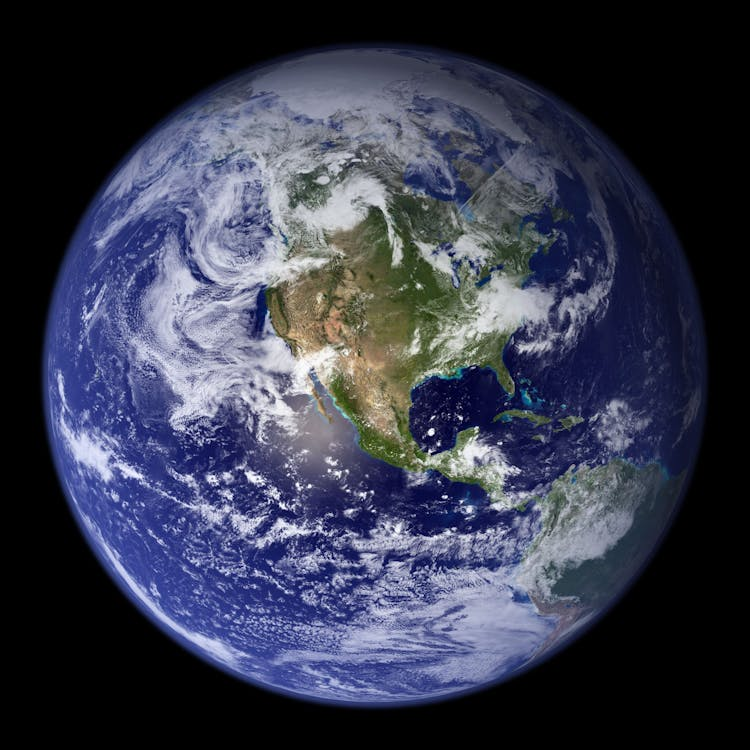
#> input picture img/earth.jpeg, 750 x 750 px
$ python CannyEdgeDetection.py
#> lines starting #> are read from the running program, lines starting #| are printed output that depends on the picture; after the words box and inside, x2 and y2 are one past the last pixel; in counts of white or black regions, pixels touching at a corner belong together
# Canny edge detection

import cv2
import numpy as np

img = cv2.imread('../img/earth.jpeg',cv2.IMREAD_GRAYSCALE)
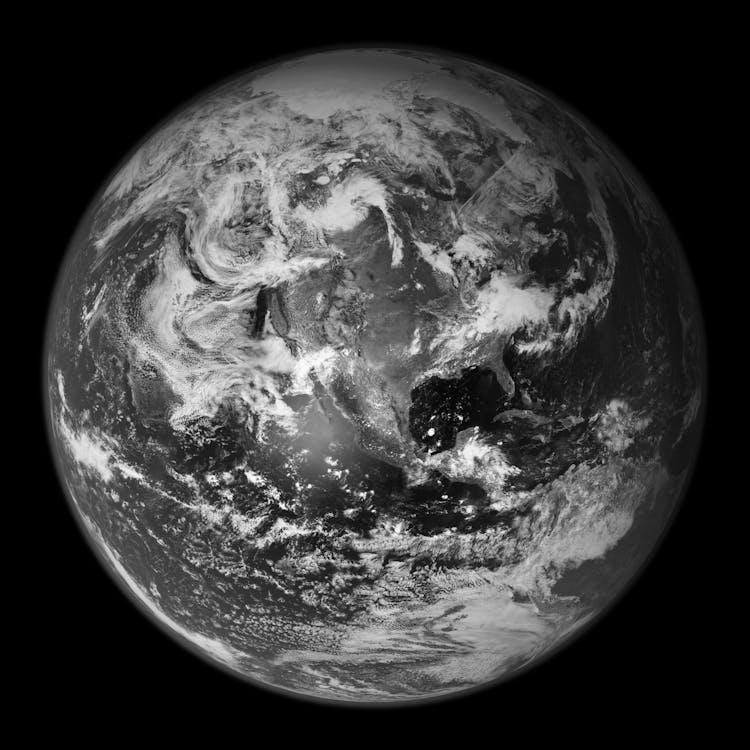
#> img: shape (750, 750); min 0, max 255, mean 59.4

edge = cv2.Canny(img,50,150) #threshold1 -> lower boundary, threshold2 -> upper boundry
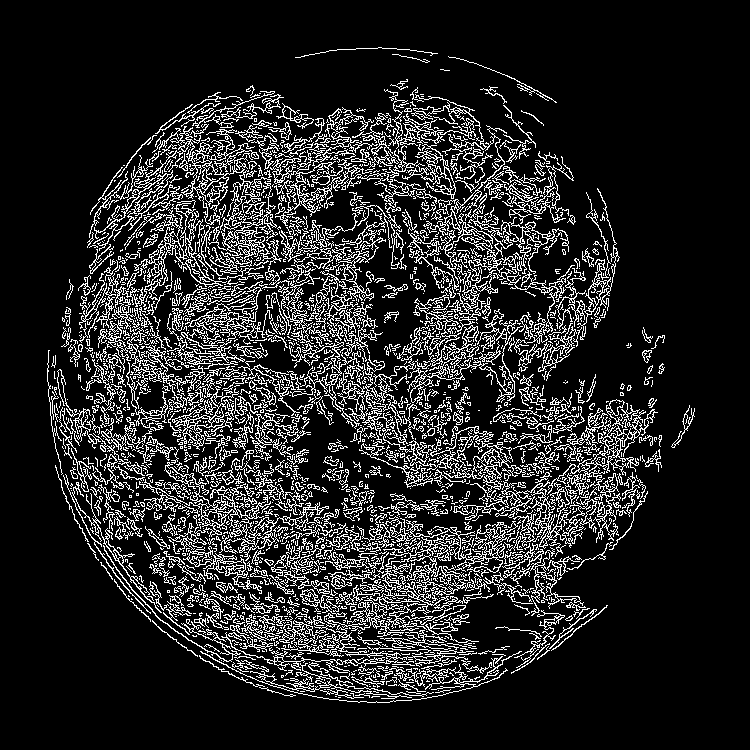
#> edge: shape (750, 750); 14.9% white in thin lines or dots, all inside (x1, y1, x2, y2) = (47, 47, 695, 703)

cv2.imshow('image',img) # original image
cv2.imshow('edge',edge) # converted image
cv2.waitKey(0)
cv2.destroyAllWindows()

$ run again, with img/nature.jpg copied over img/earth.jpeg
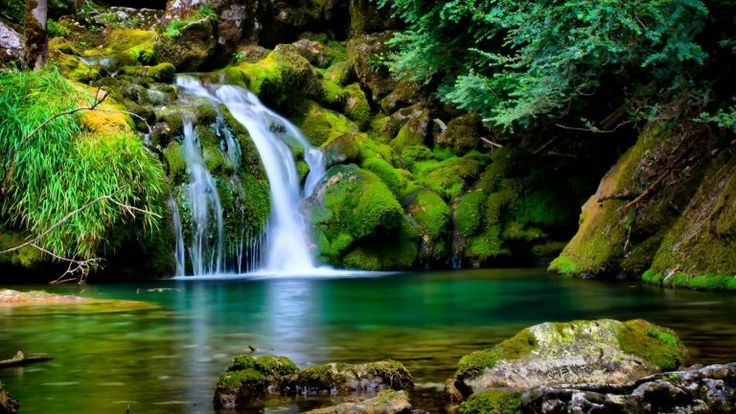
#> input picture img/nature.jpg, 736 x 414 px
#> `img = cv2.imread('../img/earth.jpeg',cv2.IMREAD_GRAYSCALE)`:
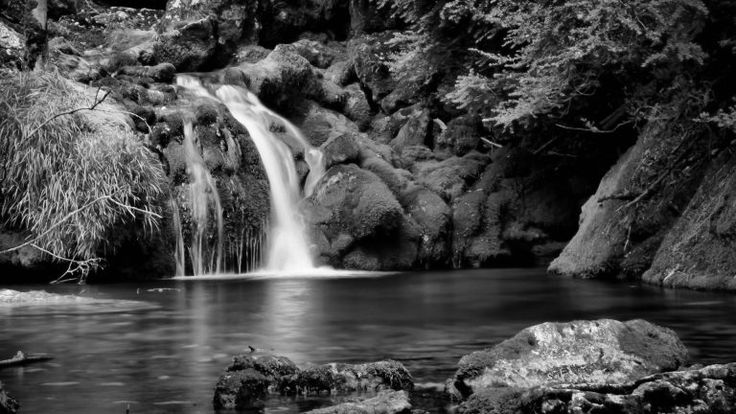
#> img: shape (414, 736); min 0, max 255, mean 71.9
#> `edge = cv2.Canny(img,50,150)`:
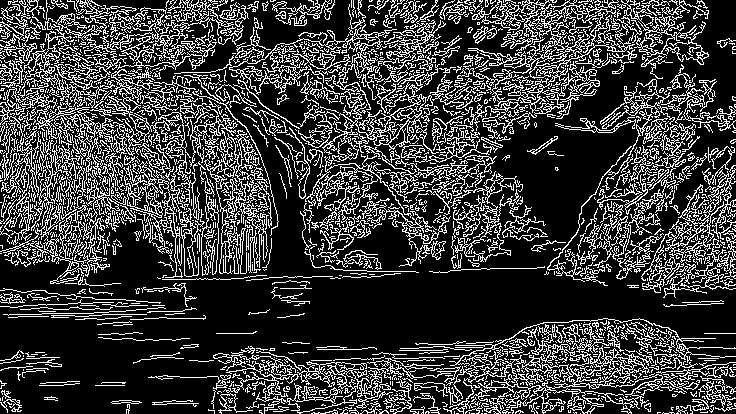
#> edge: shape (414, 736); 23.7% white in thin lines or dots
